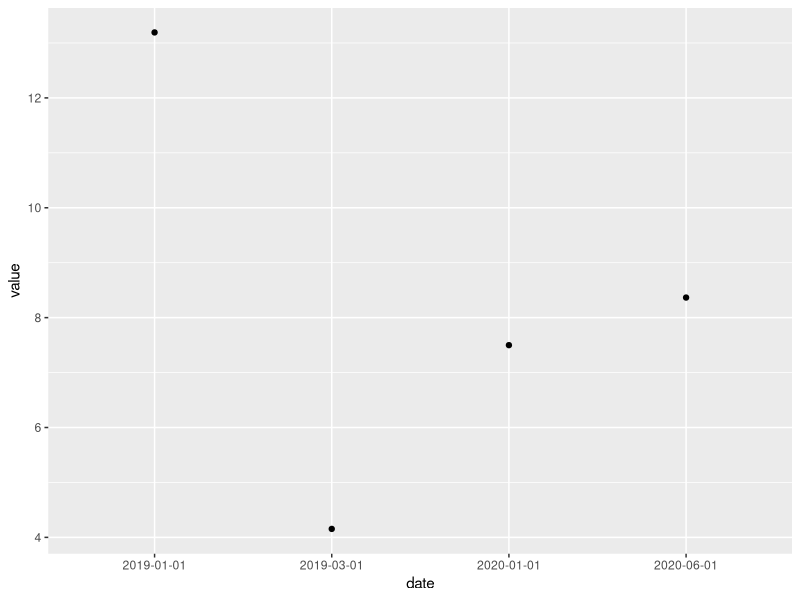
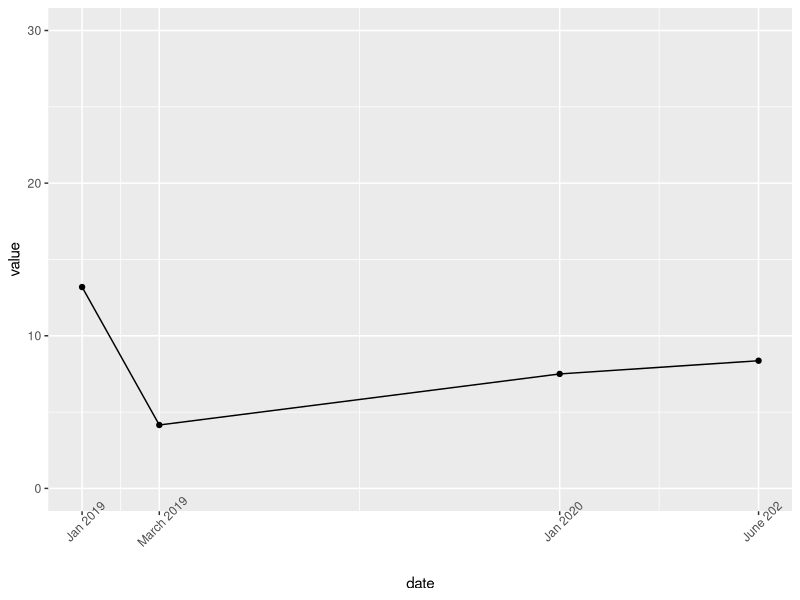

These charts were generated, in order, by the following R code:
## ---- chunk 1
options(htmltools.dir.version = FALSE)
library(tidyverse)
## ---- chunk 2

df1 <- tibble(age=c(25,29,22),name=c("Justin","Ian","Rosaline"))
df2 <- tibble(age=c(55,30,12),name=c("Hillary","Anna","Luis"))
(df <- bind_rows(df1,df2))
## ---- chunk 3

df1 <- tibble(age=c(25,29,22),name=c("Justin","Ian","Rosaline"))
df2 <- tibble(income=c(55,30,12),name=c("Justin","Ian","Rosaline"))
(df <- bind_cols(df1,df2 %>% select(-name)))
(df <- bind_cols(df1,df2))
## ---- chunk 4
(df <- bind_rows(df1,df2 %>% select(-name)))
bind_rows(tibble(x=c(1,2),y=c(2,3)),
          tibble(y=c(9,8),x=c(10,11)))
## ---- chunk 5
left_join(df1,df2)
#left_join(df1,df2,c("name"))
#left_join(df1,df2,c("name"="name"))
## ---- chunk 6
df1 <- tibble(age=c(25,29,22,23),name=c("Justin","Ian","Rosaline","Jack"))
df2 <- tibble(income=c(55,30,12),name=c("Justin","Ian","Rosaline"))
inner_join(df1,df2)
left_join(df1,df2)
## ---- chunk 7
right_join(df1,df2)
full_join(df1,df2)
## ---- chunk 8
left_join(df2,df1)
## ---- chunk 9
df1 <- tibble(age=c(25,29,22),name=c("Justin","Ian","Rosaline"))
df2 <- tibble(income=c(55,30,12,33),name=c("Justin","Ian","Rosaline","Justin"))
left_join(df1,df2)
## ---- chunk 10
df1 <- tibble(age=c(25,29,22),name=c("Justin","Ian","Rosaline"),last=c("Savoie","Smith","Azevedo"))
df2 <- tibble(income=c(55,30,12,33),name=c("Justin","Ian","Rosaline","Justin"),last=c("Savoie","Smith","Azevedo","Gajevic"))
left_join(df1,df2)
# or explicitly left_join(df1,df2, c("name"="name","last"="last"))
## ---- chunk 11
my_string <- c("Justin Savoie (2019)","Daniel Ortega (2019)", "Natalia Burina (2019)")
str_replace(my_string,"\\(2019\\)","") %>% trimws()
my_string <- c("POL2517-U","POL2517-V","POL2699-S")
str_sub(my_string,4,-1)
str_sub(my_string,4,7)
my_string <- c("Justin Savoie (2019)","Daniel Ortega (2017)", "Natalia Burina (2018)")
str_extract(my_string,"(?<=\\().+?(?=\\))")
str_replace(my_string,"\\((?<=\\().+?(?=\\))\\)","") %>% trimws()
# https://stackoverflow.com/questions/8613237/extract-info-inside-all-parenthesis-in-r
## ---- chunk 12
my_string <- c("justin savoie","micheal Gillet","daniela Smith-jones")
str_to_title(my_string)
str_length(my_string)
str_count(my_string,"j")
## ---- chunk 13
library(lubridate)
today()
now()+60
today()+1
## ---- chunk 14
adate <- "2022-06-01"
ymd(adate)
lubridate::dmy("26-06-19")
adatetime <- "2001-10-10 02:30:30"
ymd_hms(adatetime)

as.numeric(ymd_hms(adatetime))

## ---- chunk 15
to_plot <- tibble(date=c("2019-01-01","2019-03-01","2020-01-01","2020-06-01"),value=rnorm(4,10,3))
ggplot(to_plot,aes(x=date,y=value)) + geom_point()
## ---- chunk 16
to_plot <- to_plot %>% mutate(date=ymd(date))
ggplot(to_plot,aes(x=date,y=value)) + geom_point() + geom_line() +
  scale_x_date(breaks = as_date(c("2019-01-01","2019-03-01","2020-01-01","2020-06-01")),
               labels=c("Jan 2019","March 2019","Jan 2020","June 202")) +
  theme(axis.text.x = element_text(angle=45)) + scale_y_continuous(limits=c(0,30))
